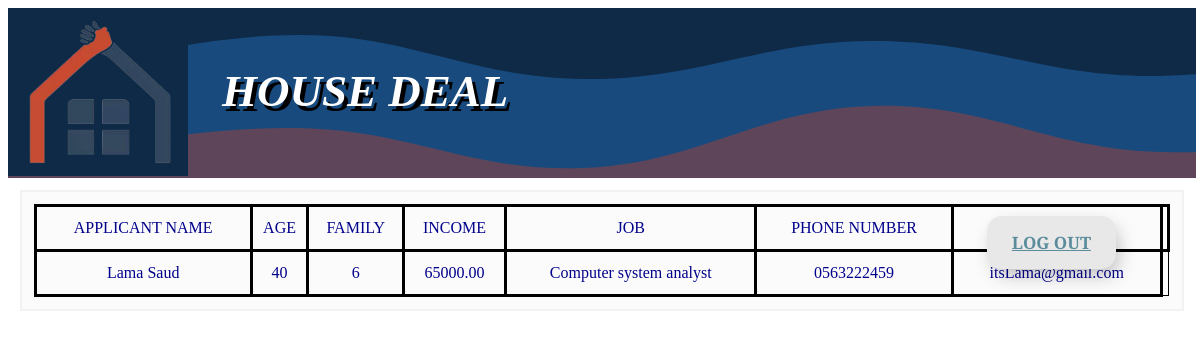
The app's page /ApplicantInfo.php?id=2 (signed in) with its own data.
### tables this page shows
CREATE TABLE `HomeSeeker` (
  `id` int(10) NOT NULL,
  `first_name` varchar(50) NOT NULL,
  `last_name` varchar(50) NOT NULL,
  `age` int(3) NOT NULL,
  `family_members` int(11) NOT NULL,
  `income` decimal(7,2) NOT NULL,
  `job` varchar(50) NOT NULL,
  `phone_number` varchar(20) NOT NULL,
  `email_address` varchar(60) NOT NULL,
  `password` varchar(255) NOT NULL
);

### ApplicantInfo.php (the view, shortened to what this page needs)
<?php
require 'configuration.php';
 ?>
<!DOCTYPE html>
<html>
    <head>
          <link rel="stylesheet" href="SharedStyle_1.css">
          <link rel="stylesheet" href="PropertyDetails.css">
         <link rel="stylesheet" href="https://cdnjs.cloudflare.com/ajax/libs/font-awesome/6.2.1/css/all.min.css"
 />
    </head>
    <body>
             <header>
    <div>
        <?php
        if  ($_SESSION["role"] == "seeker")
       echo' <a href="HomeSeeker.php"><img src="logo.png" height=168 width=180 alt="LOGO"></a>';
        else if ( $_SESSION["role"] == "owner")
             echo' <a href="HomeOwner.php"><img src="logo.png" height=168 width=180 alt="LOGO"></a>';
                ?>
      <h1 style="font-style: italic;  font-size: 45px; font-family: Garamond, serif ;   text-shadow: 4px 5px black;
          color:white; display:inline; position: relative; bottom: 70px; left: 30px;">
       HOUSE DEAL</h1>
    </div>
        </header>
        <main>
             <button id="log">
            <span> <a href="logout.php"> LOG OUT</a></span>
        </button>
  <table style=" margin-left: auto; margin-right: auto;width: 100%">
		<div class="cart-row">
                   <tr>
                       <td><span class=" cart-header ">APPLICANT NAME</span> </td>
                       <td><span class=" cart-header "> AGE</span> </td>
                       <td> <span class="cart-header "> FAMILY</span> </td>
                       <td> <span class="cart-header "> INCOME</span> </td>
                       <td> <span class="cart-header "> JOB</span> </td>
                       <td> <span class="cart-header "> PHONE NUMBER</span> </td>
                        <td> <span class="cart-header "> EMAIL</span> </td>
                       <td>           </td>
                   </tr>
                   </div>
                   <?php
if (isset($_GET['id']))
            $seekerId= $_GET['id'];
         $seekerRow = "SELECT * FROM HomeSeeker WHERE id=".$seekerId."";
           $seekerInfo = mysqli_query($connection, $seekerRow);
            if(mysqli_num_rows($seekerInfo) > 0 ){
            $row = mysqli_fetch_row($seekerInfo);
            $fname =$row[1];
            $lname=$row[2];
            $age =$row[3];
            $family=$row[4];
            $income=$row[5];
            $job =$row[6];
            $phone =$row[7];
            $email =$row[8];
     echo "<tr>
                 <td>". $fname." ".$lname."</td>
                 <td>".$age."</td>
                   <td>".$family."</td>
                      <td>".$income."</td>
                   <td>".$job."</td>
                  <td>".$phone."</td>
                       <td>".$email."</td>
          </tr> ";
       }
                ?>
                  </table>
</main>
    </body>
</html>

### SharedStyle_1.css (style rules this page uses)
h1 { position: relative; left: 20px; font-family: 'Crimson Text', serif; }
table, td,th { border: 1px solid; height:40px; font-family: 'Playfair Display', serif; font-size: 16px; }
td { color: darkblue; border: black solid; }
table { border-collapse: collapse; text-align: center; margin-left: auto; margin-right: auto; }
header { height: 170px; background-color: darkcyan; }
Html , body { height : auto ; width : 99.5% ; }
main { width : auto ; height : auto ; }
main { background-color:#FBFBFC; border : solid 2px #F2F2F2; padding : 1% ; margin : 1% ; }

### PropertyDetails.css (style rules this page uses)
main { height: auto; }
#log { padding: 15px 25px; border: unset; border-radius: 15px; color:red; z-index: 1; background: #e8e8e8; position: relative; font-weight: 1000; font-size: 17px; -webkit-box-shadow: 4px 8px 19px -3px rgba(0,0,0,0.27); box-shadow: 4px 8px 19px -3px rgba(0,0,0,0.27); transition: all 250ms; overflow: hidden; position: absolute; top:27%; right: 7%; font-family: 'Crimson Text', serif; }
#log::before { content: ""; position: absolute; top: 0; left: 0; height: 100%; width: 0; border-radius: 15px; background-color: #324760; z-index: -1; -webkit-box-shadow: 4px 8px 19px -3px rgba(0,0,0,0.27); box-shadow: 4px 8px 19px -3px rgba(0,0,0,0.27); transition: all 250ms }
a { color:#5B8C9B; }

### records on screen
homeseeker: first_name "Lama", last_name "Saud", age "40", family_members "6", income "65000.00", job "Computer system analyst", phone_number "0563222459", email_address "itsLama@gmail.com"
